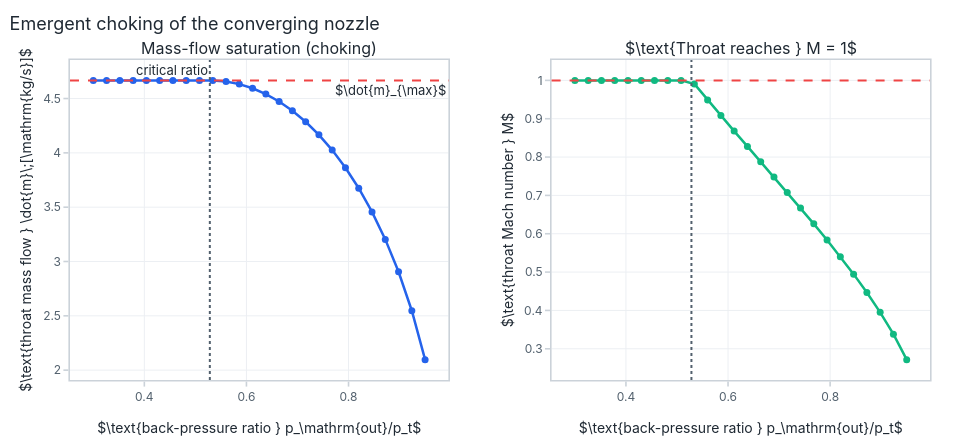

Notebook source saved alongside this figure:
### Code cell
fig = make_subplots(
    rows=1, cols=2,
    subplot_titles=("Mass-flow saturation (choking)", r"$\text{Throat reaches } M = 1$"),
    horizontal_spacing=0.12,
)

fig.add_trace(go.Scatter(x=ratios, y=mdots, mode="lines+markers", name="solved"), row=1, col=1)
fig.add_hline(y=mdot_max, line=dict(dash="dash", color=COLORWAY[4]),
              annotation_text=r"$\dot{m}_{\max}$", annotation_position="bottom right", row=1, col=1)
fig.add_vline(x=p_crit / pt, line=dict(dash="dot", color="#52606d"),
              annotation_text="critical ratio", annotation_position="top left", row=1, col=1)

fig.add_trace(go.Scatter(x=ratios, y=machs, mode="lines+markers", name="throat M",
                         line=dict(color=COLORWAY[2])), row=1, col=2)
fig.add_hline(y=1.0, line=dict(dash="dash", color=COLORWAY[4]), row=1, col=2)
fig.add_vline(x=p_crit / pt, line=dict(dash="dot", color="#52606d"), row=1, col=2)

fig.update_xaxes(title_text=r"$\text{back-pressure ratio } p_\mathrm{out}/p_t$", row=1, col=1)
fig.update_xaxes(title_text=r"$\text{back-pressure ratio } p_\mathrm{out}/p_t$", row=1, col=2)
fig.update_yaxes(title_text=r"$\text{throat mass flow } \dot{m}\;[\mathrm{kg/s}]$", row=1, col=1)
fig.update_yaxes(title_text=r"$\text{throat Mach number } M$", row=1, col=2)
fig.update_layout(height=440, width=960, showlegend=False, hovermode="x",
                  title_text="Emergent choking of the converging nozzle")
fig.show()

### Figure 1 — Plotly figure (JSON) as saved in the notebook; plotly's stock layout.template omitted (floating-point values rounded to 4 significant figures)
{"data": [{"mode": "lines+markers", "name": "solved", "type": "scatter", "x": [0.3, 0.326, 0.352, 0.378, 0.404, 0.43, 0.456, 0.482, 0.508, 0.534, 0.56, 0.586, 0.612, 0.638, 0.664, 0.69, 0.716, 0.742, 0.768, 0.794, 0.82, 0.846, 0.872, 0.898, 0.924, 0.95], "xaxis": "x", "y": [4.667, 4.667, 4.667, 4.667, 4.667, 4.667, 4.667, 4.667, 4.667, 4.667, 4.657, 4.633, 4.594, 4.541, 4.473, 4.388, 4.286, 4.166, 4.025, 3.862, 3.674, 3.457, 3.204, 2.905, 2.547, 2.097], "yaxis": "y"}, {"line": {"color": "#10b981"}, "mode": "lines+markers", "name": "throat M", "type": "scatter", "x": [0.3, 0.326, 0.352, 0.378, 0.404, 0.43, 0.456, 0.482, 0.508, 0.534, 0.56, 0.586, 0.612, 0.638, 0.664, 0.69, 0.716, 0.742, 0.768, 0.794, 0.82, 0.846, 0.872, 0.898, 0.924, 0.95], "xaxis": "x2", "y": [1.0, 1.0, 1.0, 1.0, 1.0, 1.0, 1.0, 1.0, 1.0, 0.9907, 0.9491, 0.9082, 0.8678, 0.8277, 0.7878, 0.7478, 0.7077, 0.6671, 0.6258, 0.5836, 0.5401, 0.4947, 0.4467, 0.3951, 0.3379, 0.2717], "yaxis": "y2"}], "layout": {"annotations": [{"font": {"size": 16}, "showarrow": false, "text": "Mass-flow saturation (choking)", "x": 0.22, "xanchor": "center", "xref": "paper", "y": 1.0, "yanchor": "bottom", "yref": "paper"}, {"font": {"size": 16}, "showarrow": false, "text": "$\\text{Throat reaches } M = 1$", "x": 0.78, "xanchor": "center", "xref": "paper", "y": 1.0, "yanchor": "bottom", "yref": "paper"}, {"showarrow": false, "text": "$\\dot{m}_{\\max}$", "x": 1, "xanchor": "right", "xref": "x domain", "y": 4.667, "yanchor": "top", "yref": "y"}, {"showarrow": false, "text": "critical ratio", "x": 0.5283, "xanchor": "right", "xref": "x", "y": 1, "yanchor": "top", "yref": "y domain"}], "height": 440, "hovermode": "x", "shapes": [{"line": {"color": "#ef4444", "dash": "dash"}, "type": "line", "x0": 0, "x1": 1, "xref": "x domain", "y0": 4.667, "y1": 4.667, "yref": "y"}, {"line": {"color": "#52606d", "dash": "dot"}, "type": "line", "x0": 0.5283, "x1": 0.5283, "xref": "x", "y0": 0, "y1": 1, "yref": "y domain"}, {"line": {"color": "#ef4444", "dash": "dash"}, "type": "line", "x0": 0, "x1": 1, "xref": "x2 domain", "y0": 1.0, "y1": 1.0, "yref": "y2"}, {"line": {"color": "#52606d", "dash": "dot"}, "type": "line", "x0": 0.5283, "x1": 0.5283, "xref": "x2", "y0": 0, "y1": 1, "yref": "y2 domain"}], "showlegend": false, "title": {"text": "Emergent choking of the converging nozzle"}, "width": 960, "xaxis": {"anchor": "y", "domain": [0.0, 0.44], "title": {"text": "$\\text{back-pressure ratio } p_\\mathrm{out}/p_t$"}}, "xaxis2": {"anchor": "y2", "domain": [0.56, 1.0], "title": {"text": "$\\text{back-pressure ratio } p_\\mathrm{out}/p_t$"}}, "yaxis": {"anchor": "x", "domain": [0.0, 1.0], "title": {"text": "$\\text{throat mass flow } \\dot{m}\\;[\\mathrm{kg/s}]$"}}, "yaxis2": {"anchor": "x2", "domain": [0.0, 1.0], "title": {"text": "$\\text{throat Mach number } M$"}}}}
